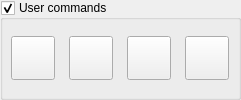
             <widget class="GroupBox" name="grpUserCommands">
              <property name="enabled">
               <bool>true</bool>
              </property>
              <property name="sizePolicy">
               <sizepolicy hsizetype="Expanding" vsizetype="Preferred">
                <horstretch>0</horstretch>
                <verstretch>0</verstretch>
               </sizepolicy>
              </property>
              <property name="title">
               <string>User commands</string>
              </property>
              <property name="checkable">
               <bool>true</bool>
              </property>
              <property name="overrided" stdset="0">
               <bool>false</bool>
              </property>
              <layout class="QHBoxLayout" name="horizontalLayout_30">
               <property name="spacing">
                <number>0</number>
               </property>
               <property name="leftMargin">
                <number>0</number>
               </property>
               <property name="topMargin">
                <number>0</number>
               </property>
               <property name="rightMargin">
                <number>0</number>
               </property>
               <property name="bottomMargin">
                <number>0</number>
               </property>
               <item>
                <widget class="QWidget" name="widgetUserCommands" native="true">
                 <property name="sizePolicy">
                  <sizepolicy hsizetype="Expanding" vsizetype="Preferred">
                   <horstretch>0</horstretch>
                   <verstretch>0</verstretch>
                  </sizepolicy>
                 </property>
                 <property name="minimumSize">
                  <size>
                   <width>235</width>
                   <height>0</height>
                  </size>
                 </property>
                 <layout class="QGridLayout" name="gridLayout_7">
                  <property name="leftMargin">
                   <number>0</number>
                  </property>
                  <property name="topMargin">
                   <number>0</number>
                  </property>
                  <property name="rightMargin">
                   <number>0</number>
                  </property>
                  <property name="bottomMargin">
                   <number>0</number>
                  </property>
                  <item row="0" column="0">
                   <widget class="QToolButton" name="cmdUser0">
                    <property name="enabled">
                     <bool>true</bool>
                    </property>
                    <property name="minimumSize">
                     <size>
                      <width>44</width>
                      <height>44</height>
                     </size>
                    </property>
                    <property name="toolTip">
                     <string>Spindle on/off</string>
                    </property>
                    <property name="iconSize">
                     <size>
                      <width>30</width>
                      <height>30</height>
                     </size>
                    </property>
                   </widget>
                  </item>
                  <item row="0" column="1">
                   <widget class="QToolButton" name="cmdUser1">
                    <property name="enabled">
                     <bool>true</bool>
                    </property>
                    <property name="minimumSize">
                     <size>
                      <width>44</width>
                      <height>44</height>
                     </size>
                    </property>
                    <property name="toolTip">
                     <string>Spindle on/off</string>
                    </property>
                    <property name="iconSize">
                     <size>
                      <width>30</width>
                      <height>30</height>
                     </size>
                    </property>
                   </widget>
                  </item>
                  <item row="0" column="2">
                   <widget class="QToolButton" name="cmdUser2">
                    <property name="enabled">
                     <bool>true</bool>
                    </property>
                    <property name="minimumSize">
                     <size>
                      <width>44</width>
                      <height>44</height>
                     </size>
                    </property>
                    <property name="toolTip">
                     <string>Spindle on/off</string>
                    </property>
                    <property name="iconSize">
                     <size>
                      <width>30</width>
                      <height>30</height>
                     </size>
                    </property>
                   </widget>
                  </item>
                  <item row="0" column="3">
                   <widget class="QToolButton" name="cmdUser3">
                    <property name="enabled">
                     <bool>true</bool>
                    </property>
                    <property name="minimumSize">
                     <size>
                      <width>44</width>
                      <height>44</height>
                     </size>
                    </property>
                    <property name="toolTip">
                     <string>Spindle on/off</string>
                    </property>
                    <property name="iconSize">
                     <size>
                      <width>30</width>
                      <height>30</height>
                     </size>
                    </property>
                   </widget>
                  </item>
                 </layout>
                </widget>
               </item>
              </layout>
             </widget>
